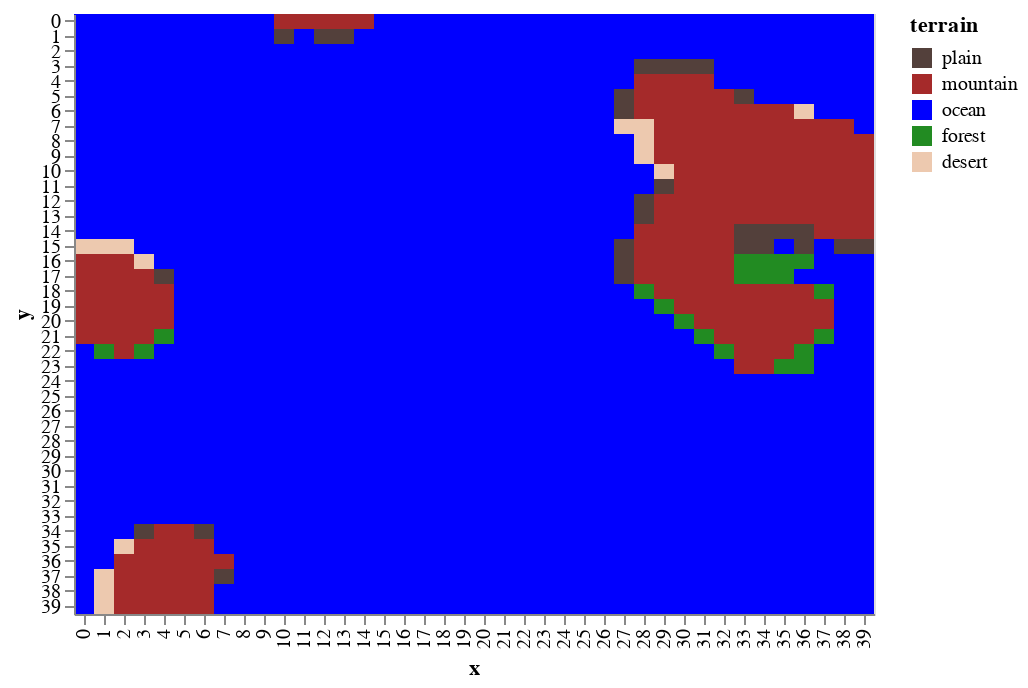

The cell this chart's notebook holds for it:
### Markdown cell above
The amount of rainfal in the world determines if the area will become a forest or a desert. This can be set from the `landscape` parameters.

### Code cell
world.df_features['terrain'] = world.df_features.apply(lambda x: w.set_ecology(x,landscape),axis =1 )
draw.drawterrainadvanced(world.df_features)

### Figure 1 — Vega-Lite specification as saved in the notebook (floating-point values rounded to 4 significant figures; data arrays with more than 128 entries replaced by an {"elided": "..."} marker saying what was removed)
{"$schema": "https://vega.github.io/schema/vega-lite/v2.6.0.json", "config": {"view": {"height": 300, "width": 400}}, "data": {"name": "data-b61f2670e124db255168c078b9ca8cc2"}, "datasets": {"data-b61f2670e124db255168c078b9ca8cc2": {"elided": "1600 records"}}, "encoding": {"color": {"field": "terrain", "scale": {"domain": ["plain", "mountain", "ocean", "forest", "desert"], "range": ["#53403B", "brown", "blue", "#228b22", "#edc9af"]}, "type": "nominal"}, "x": {"field": "x", "type": "ordinal"}, "y": {"field": "y", "type": "ordinal"}}, "mark": "rect"}
